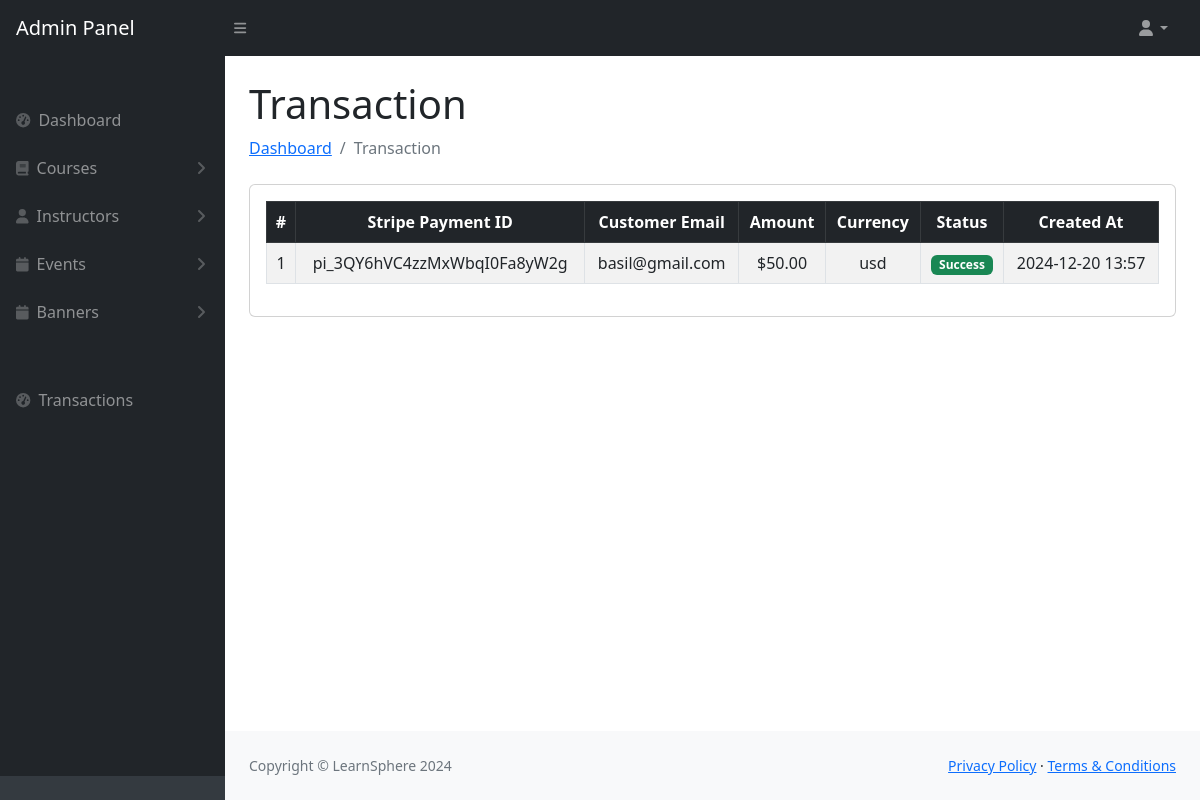
The app's page /payment_list/ with its own data.
### users/models.py (models this page shows, shortened)
class Payment(models.Model):
    stripe_payment_id = models.CharField(max_length=255, unique=True)  # Stripe Payment ID
    customer_email = models.EmailField()  # Customer email
    amount = models.DecimalField(max_digits=10, decimal_places=2)  # Payment amount
    currency = models.CharField(max_length=10, default="USD")  # Payment currency
    status = models.CharField(max_length=50, default="Success")  # Payment status
    created_at = models.DateTimeField(auto_now_add=True)  # Payment date

### users/views.py (the view)
# urls.py: path('payment_list/', views.payment_list, name='payment_list'),
def payment_list(request):
    payments = Payment.objects.all()  # Fetch all payment records
    return render(request, 'payments.html', {'payments': payments})

### users/templates/payments.html (shortened to what this page needs)
<!DOCTYPE html>
<html lang="en">
{% load static %}
     <head>
        {% include 'head.html' %}
         </head>
    <body class="sb-nav-fixed">
        {% include 'navbar.html' %}
        <div id="layoutSidenav">
            <div id="layoutSidenav_nav">
                {% include 'sidebar.html' %}
            </div>
            <div id="layoutSidenav_content">
                <main>
                   <div class="container-fluid px-4">
                    <h1 class="mt-4">Transaction</h1>
                    <ol class="breadcrumb mb-4">
                        <li class="breadcrumb-item"><a href="{% url 'dashboard' %}">Dashboard</a></li>
                        <li class="breadcrumb-item active">Transaction</li>
                    </ol>
                    <div class="card mb-4">
                        <div class="card-body">
        <div class="table-responsive">
            <table class="table table-bordered table-striped text-center">
                <thead class="table-dark">
                    <tr>
                        <th>#</th>
                        <th>Stripe Payment ID</th>
                        <th>Customer Email</th>
                        <th>Amount</th>
                        <th>Currency</th>
                        <th>Status</th>
                        <th>Created At</th>
                    </tr>
                </thead>
                <tbody>
                    {% for payment in payments %}
                    <tr>
                        <td>{{ forloop.counter }}</td>
                        <td>{{ payment.stripe_payment_id }}</td>
                        <td>{{ payment.customer_email }}</td>
                        <td>${{ payment.amount }}</td>
                        <td>{{ payment.currency }}</td>
                        <td>
                            {% if payment.status == "Success" %}
                                <span class="badge bg-success">{{ payment.status }}</span>
                            {% else %}
                                <span class="badge bg-danger">{{ payment.status }}</span>
                            {% endif %}
                        </td>
                        <td>{{ payment.created_at|date:"Y-m-d H:i" }}</td>
                    </tr>
                    {% empty %}
                    <tr>
                        <td colspan="7" class="text-center text-danger">No payment records found.</td>
                    </tr>
                    {% endfor %}
                </tbody>
            </table>
                        </div>
                    </div>
                </div>
                </main>
                {% include 'footer.html' %}
            </div>
        </div>
    </body>
</html>

### records on screen
Payment: stripe_payment_id "pi_3QY6hVC4zzMxWbqI0Fa8yW2g", customer_email "basil@gmail.com", amount "50.00", currency "usd", status "Success", created_at "2024-12-20 13:57"
